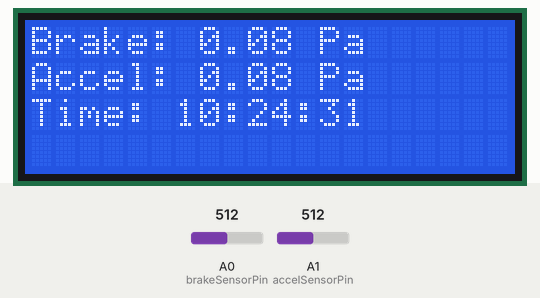
This sketch was run on a simulated Arduino Uno, built with avr-gcc and run on an emulated ATmega328P. Parts: 20×4 character LCD. Inputs (shaded band) come from the test bench; at power-on: A0 (brakeSensorPin) = 512, A1 (accelSensorPin) = 512. The local clock reads 2024-03-15 10:24:30 at power-on unless the sketch sets it; storage starts empty; what the sketch prints to the serial monitor is not drawn.

Above: at 1.3 s.
1.4 s: A0 (brakeSensorPin) set to 1005
At 2.6 s:
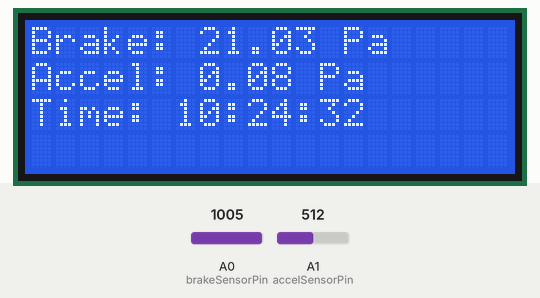
4.8 s: A0 (brakeSensorPin) set to 1023
At 6.3 s:
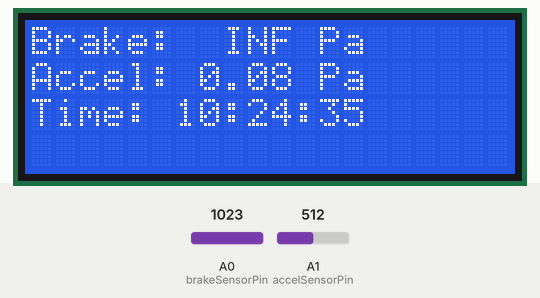
9.0 s: A1 (accelSensorPin) set to 1015
At 10.5 s:
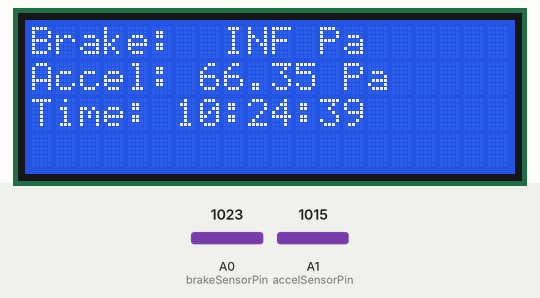
12.3 s: A1 (accelSensorPin) set to 1023
At 13.5 s:
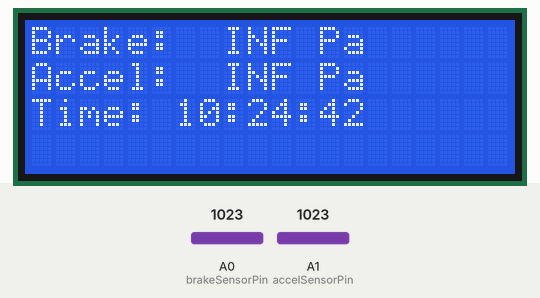
16.5 s: A0 (brakeSensorPin) set to 900
At 18.0 s:
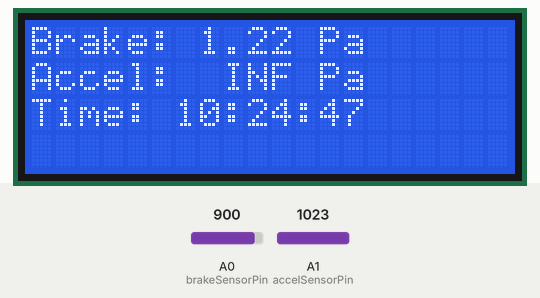
20.7 s: A1 (accelSensorPin) set to 900
At 21.7 s:
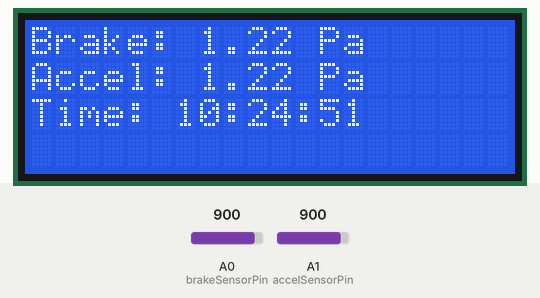
Timing chart, 0 to 23.7 s (numbered marks = the images above; inputs shaded):
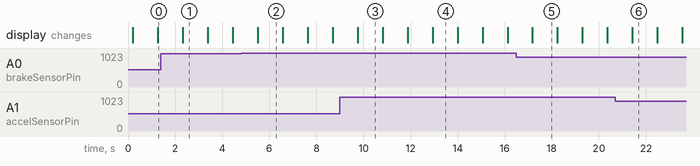

The sketch:

delete_old_data.ino
```cpp
#include <Wire.h >// I2C 통신 라이브러리
#include <RTClib.h >// RTC 제어 라이브러리
#include <SPI.h >// SPI 통신 라이브러리
#include <SD.h >// SD 카드 라이브러리
#include <LiquidCrystal_I2C.h >// I2C LCD 제어 라이브러리

RTC_DS3231 rtc;
const int brakeSensorPin = A0; // 브레이크 센서 핀
const int accelSensorPin = A1; // 악셀 센서 핀
const int chipSelect =4; // SD 카드 모듈 CS 핀

const float R_fixed =10000.0; // 고정 저항 값 (10k 옴)
const float A =30000.0; // 압력 상수
const float B =1.4; // 압력 상수

LiquidCrystal_I2C lcd(0x27, 20, 4); // LCD 설정
char fileName[32]; // 고유 파일 이름 저장

void setup() {
  Serial.begin(9600);

  // RTC 초기화
  if (!rtc.begin()) {
    Serial.println("RTC 초기화 실패!");
    while (1);
  }

  // SD 카드 초기화
  if (!SD.begin(chipSelect)) {
    Serial.println("SD 카드 초기화 실패! SD 모듈 연결 및 포맷 확인 필요");
    while (1);
  } else {
    Serial.println("SD 카드 초기화 성공!");
  }

  // LCD 초기화
  lcd.begin(20, 4);
  lcd.backlight();
  lcd.setCursor(0, 0);
  lcd.print("System Starting...");

  // 전원 재인가 시 새로운 파일 이름 생성
  createNewFileName();
  Serial.print("새로운 파일 생성: ");
  Serial.println(fileName);
  Serial.println("시스템 초기화 완료");
}

void loop() {
  DateTime now = rtc.now();

  // 센서 값 읽기
  int brakeRawValue = analogRead(brakeSensorPin);
  int accelRawValue = analogRead(accelSensorPin);

  // 압력 값 계산
  float brakeResistance = (1023.0 - brakeRawValue) * R_fixed / brakeRawValue;
  float accelResistance = (1023.0 - accelRawValue) * R_fixed / accelRawValue;
  float brakePressure = A * pow(brakeResistance, -B);
  float accelPressure = A * pow(accelResistance, -B);

  // 데이터 기록
  File dataFile = SD.open(fileName, FILE_WRITE);
  if (dataFile) {
    dataFile.print(now.year(), DEC);
    dataFile.print('/');
    dataFile.print(now.month(), DEC);
    dataFile.print('/');
    dataFile.print(now.day(), DEC);
    dataFile.print(" ");
    dataFile.print(now.hour(), DEC);
    dataFile.print(':');
    dataFile.print(now.minute(), DEC);
    dataFile.print(':');
    dataFile.print(now.second(), DEC);
    dataFile.print(", Brake: ");
    dataFile.print(brakePressure);
    dataFile.print(" Pa, Accelerator: ");
    dataFile.println(accelPressure);
    dataFile.close();
    Serial.println("데이터가 파일에 기록되었습니다.");
  } else {
    Serial.println("파일 열기 실패!");
  }

  // LCD에 데이터 표시
  lcd.clear();
  lcd.setCursor(0, 0);
  lcd.print("Brake: "+ String(brakePressure) +" Pa");
  lcd.setCursor(0, 1);
  lcd.print("Accel: "+ String(accelPressure) +" Pa");
  lcd.setCursor(0, 2);
  lcd.print("Time: ");
  lcd.print(now.hour());
  lcd.print(":");
  lcd.print(now.minute());
  lcd.print(":");
  lcd.print(now.second());
  delay(1000);
}
void createNewFileName() {
  DateTime now = rtc.now();
  snprintf(fileName, sizeof(fileName), "%04d%02d%02d_%02d%02d%02d.TXT",
           now.year(), now.month(), now.day(), now.hour(), now.minute(), now.second());
}
```

RTC_module.ino
```cpp

```

Measured:
- the behaviour switches between 1022 and 1023 on A0 (brakeSensorPin) (found by bisection; images 1 and 2)
- the behaviour switches between 1022 and 1023 on A1 (accelSensorPin) (found by bisection; images 3 and 4)
- after the input at 4.8 s, the display: changes after 0.71 s (image 2)
- after the input at 12.3 s, the display: changes after 0.64 s (image 4)
- after the input at 16.5 s, the display: changes after 0.68 s (image 5)
- after the input at 20.7 s, the display: changes after 0.72 s (image 6)
- what the display in image 3 shows lasts 1.0 s, from 9.8 s to 10.8 s
